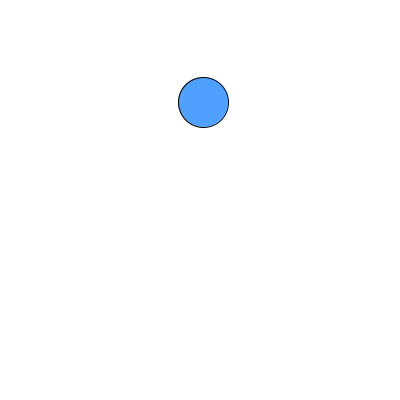
Frame 1 (no input)
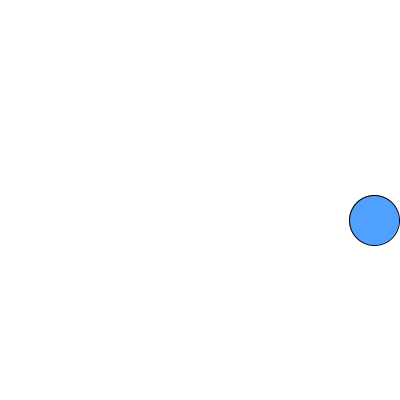
Frame 60 (the mouse pressed at the canvas centre just before this capture)
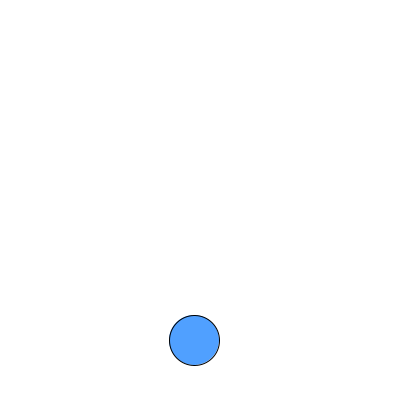
Frame 120 (the mouse held since frame 60 and released just before this capture)

The Processing sketch that drew these frames (run headless with seeded random() and noise(); from frame 60 on, the mouse is pressed at the canvas centre):

// Processing sketch: m05a_bounce
// ── m05a_bounce.pde
// MODULE 5 - Conditionals: if the ball touches a wall, turn around
float x = 200;
float y = 100;
float xSpeed = 3;      // CHANGE ME
float ySpeed = 2;      // CHANGE ME
float r = 25;          // radius

void setup() {
  size(400, 400);
}

void draw() {
  background(255);

  x = x + xSpeed;
  y = y + ySpeed;

  if (x > width - r || x < r) {      // touching left or right wall?
    xSpeed = -xSpeed;                // flip direction
  }
  if (y > height - r || y < r) {     // touching top or bottom wall?
    ySpeed = -ySpeed;
  }

  fill(80, 160, 255);
  ellipse(x, y, r * 2, r * 2);
}
